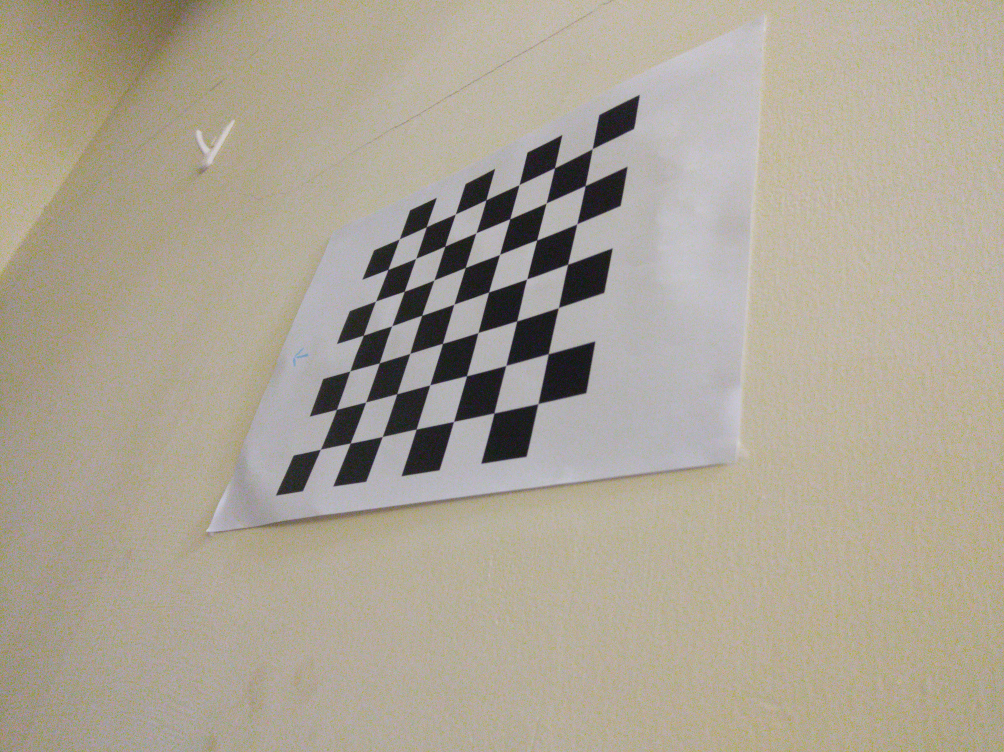
#> input picture test_data/IMAG2039.jpg, 4016 x 3008 px (shown at 1/4 size); its folder holds 4 pictures in this run
$ python camera_calibration.py
#> lines starting #> are read from the running program, lines starting #| are printed output that depends on the picture
#!/usr/bin/env python
# coding: utf-8

# In[82]:


import numpy as np
import cv2
import glob
import matplotlib.pyplot as plt
import camera_calibration_show_extrinsics as show
from PIL import Image


# In[83]:


# prepare object points, like (0,0,0), (1,0,0), (2,0,0) ....,(6,5,0)
# (8,6) is for the given testing images.
# If you use the another data (e.g. pictures you take by your smartphone),
# you need to set the corresponding numbers.
corner_x = 7
corner_y = 7
objp = np.zeros((corner_x*corner_y,3), np.float32)
objp[:,:2] = np.mgrid[0:corner_x, 0:corner_y].T.reshape(-1,2)

# Arrays to store object points and image points from all the images.
objpoints = [] # 3d points in real world space
imgpoints = [] # 2d points in image plane.

# Make a list of calibration images
images = glob.glob('test_data/*.jpg')


# In[84]:


# Step through the list and search for chessboard corners
print('Start finding chessboard corners...')
for idx, fname in enumerate(images):
    img = cv2.imread(fname)
#> img is the input picture: shape (3008, 4016, 3); mean B, G, R 149.4, 164.5, 172.1
    gray = cv2.cvtColor(img, cv2.COLOR_BGR2GRAY)
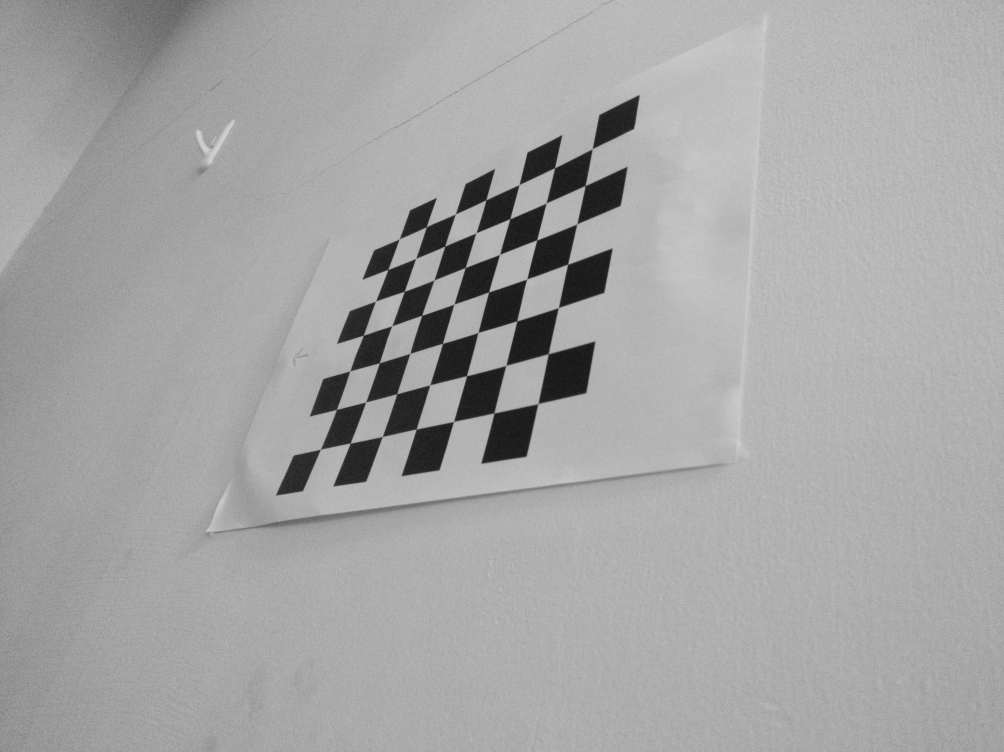
#> gray: shape (3008, 4016) (shown at 1/4 size); min 3, max 224, mean 165.1
    # plt.imshow(gray)

    #Find the chessboard corners
    print('find the chessboard corners of',fname)
    ret, corners = cv2.findChessboardCorners(gray, (corner_x, corner_y), None)
#> ret = True; corners = 49 rows, first 8: [2370.5, 597], [2343.3, 743.3], [2309.1, 895.4], [2271.6, 1059.9], [2233.2, 1233.3], [2194.5, 1416.5], [2153, 1616], [2219.6, 674]

    # If found, add object points, image points
    if ret == True:
        objpoints.append(objp)
        imgpoints.append(corners)

        # Draw and display the corners
        cv2.drawChessboardCorners(img, (corner_x,corner_y), corners, ret)
        plt.figure(figsize=(10, 10))
        plt.imshow(img)
        plt.show()
#> pass 2 of the loop `for idx, fname in enumerate(images):`:
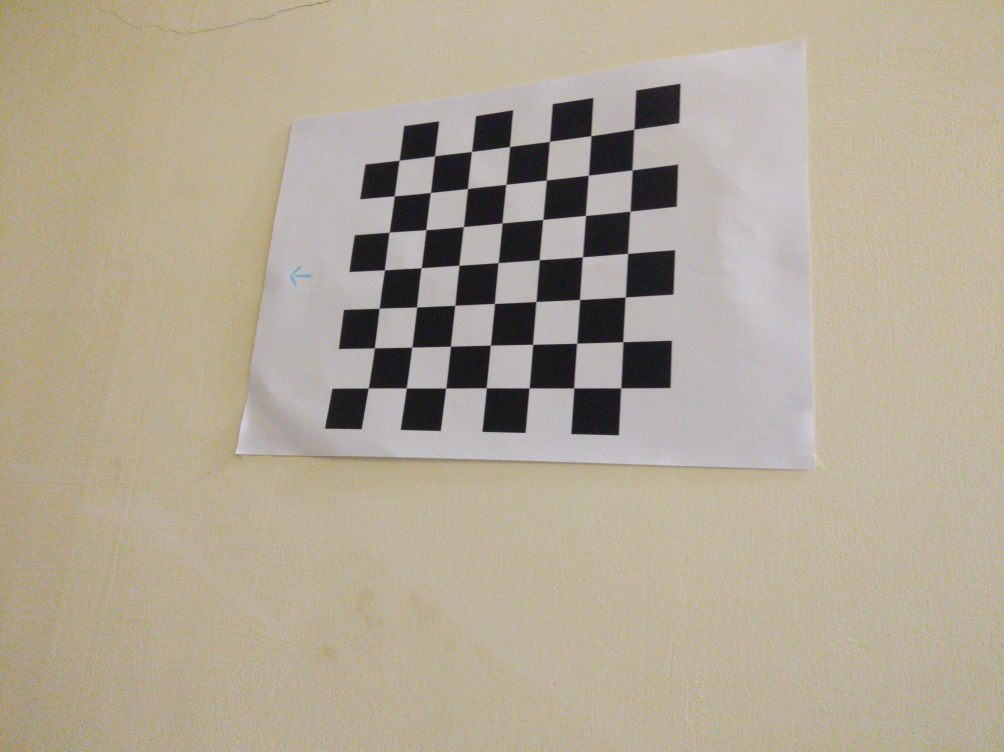
#> input picture test_data/IMAG2040.jpg, 4016 x 3008 px (shown at 1/4 size)
#> img is the input picture: shape (3008, 4016, 3); mean B, G, R 149, 167.2, 176.9
#> `gray = cv2.cvtColor(img, cv2.COLOR_BGR2GRAY)`:
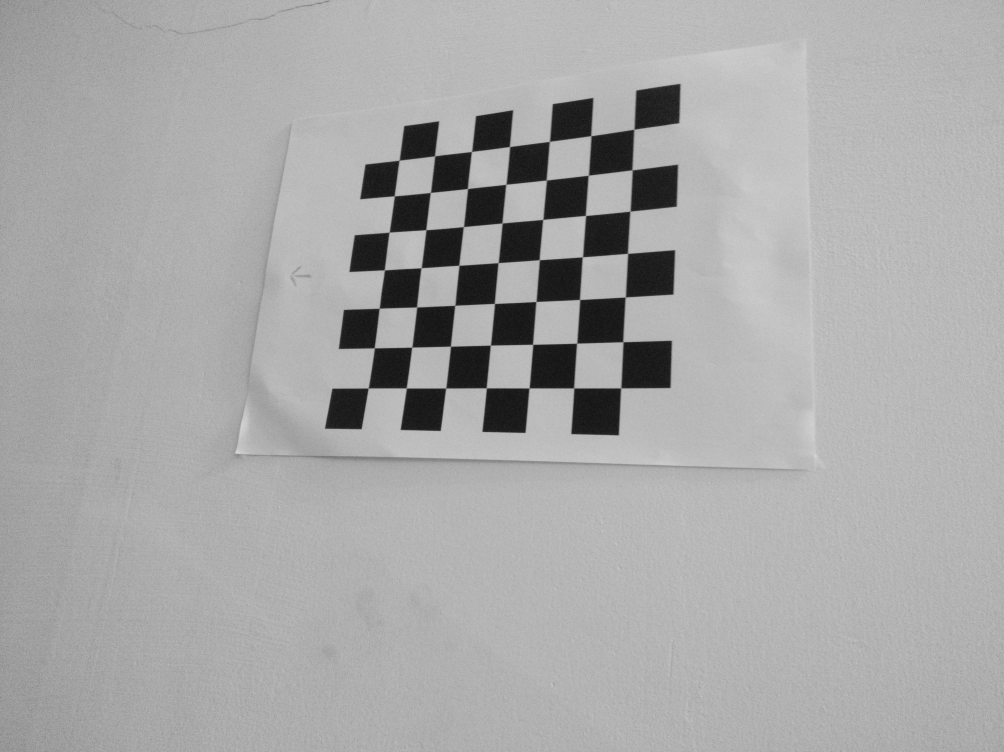
#> gray: shape (3008, 4016) (shown at 1/4 size); min 2, max 219, mean 168
#> corners = 49 rows, first 8: [2536.5, 518.5], [2529.5, 681.5], [2522.5, 847.5], [2511.5, 1015], [2502.5, 1189.5], [2493, 1368.5], [2484.5, 1553.5], [2364.8, 546]
#> pass 3 of the loop `for idx, fname in enumerate(images):`:
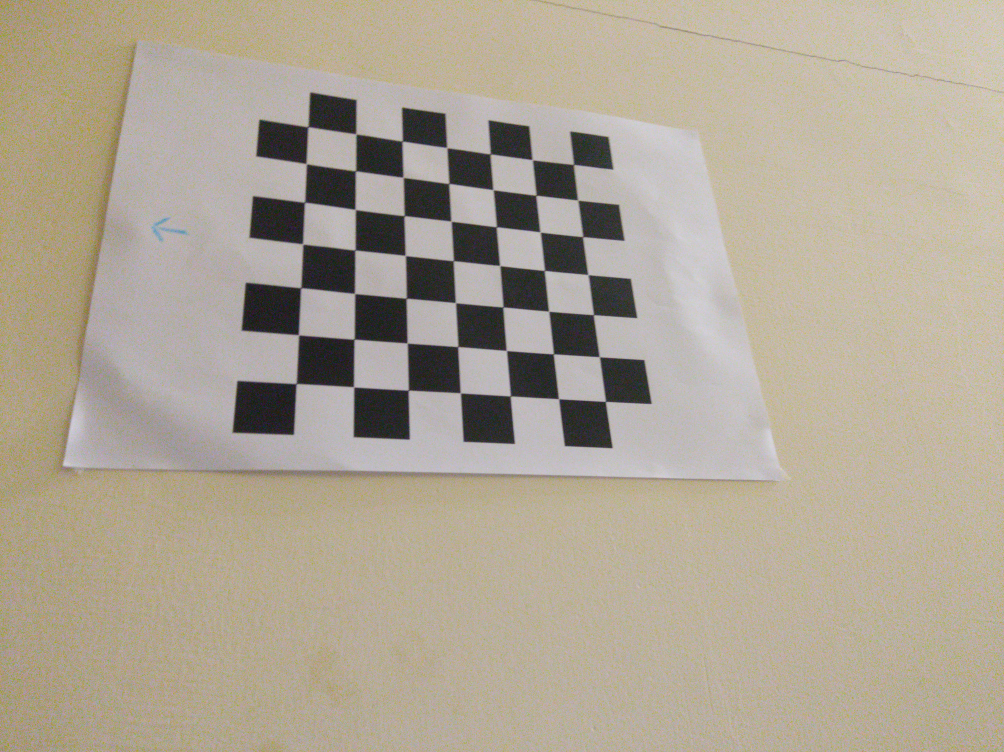
#> input picture test_data/IMAG2041.jpg, 4016 x 3008 px (shown at 1/4 size)
#> img is the input picture: shape (3008, 4016, 3); mean B, G, R 149.1, 165.3, 174.5
#> `gray = cv2.cvtColor(img, cv2.COLOR_BGR2GRAY)`:
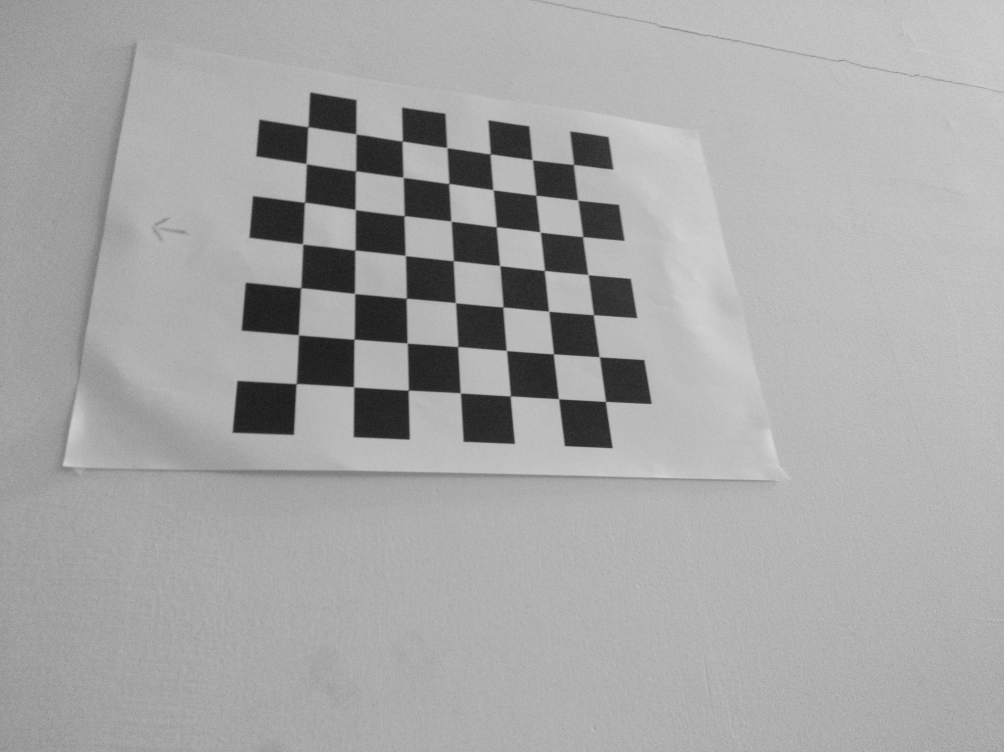
#> gray: shape (3008, 4016) (shown at 1/4 size); min 4, max 218, mean 166.2
#> corners = 49 rows, first 8: [1233, 508.5], [1425, 537], [1610, 566], [1788, 592.5], [1962.5, 616.5], [2130, 641], [2293.4, 658.4], [1227, 656]
#> the loop made 4 passes; the first 3 are shown


# In[85]:


origin_pos = ['rt', 'lt', 'rt', 'lt', 'rt', 'lt', 'lt', 'rt', 'rt', 'rt']
#> origin_pos = ['rt', 'lt', 'rt', 'lt', 'rt', 'lt', 'lt', 'rt', 'rt', 'rt']
for p in origin_pos:
    objp = np.zeros((corner_x*corner_y,3), np.float32)
    if p == 'rt':
        objp[:,:2] = np.mgrid[corner_x-1:-1:-1, corner_y-1:-1:-1].T.reshape(-1,2)
    elif p == 'lt':
        objp[:,:2] = np.mgrid[corner_x-1:-1:-1, corner_y-1:-1:-1][::-1].T.reshape(-1,2)
    objpoints.append(objp)
#> this loop made 10 passes


# In[86]:


# Calculate Homography matrix
H = np.empty((len(images), 3, 3), dtype=float)
for i, (imgpts, objpts) in enumerate(zip(imgpoints, objpoints)):
    M = np.empty((corner_x*corner_y*2, 9), dtype=float)
    for j, (imgp, objp) in enumerate(zip(imgpts, objpts)):
        x, y = imgp[0]
        X, Y, _ = objp
        M[j*2, :] = [-X, -Y, -1, 0, 0, 0, x*X, x*Y, x]
        M[j*2+1, :] = [0, 0, 0, -X, -Y, -1, y*X, y*Y, y]
    u, s, v = np.linalg.svd(M)
    H[i] = v[np.argmin(s)].reshape(3, 3)
    H[i] /= H[i, -1, -1]
#> this loop made 4 passes
#> pass 1, `u, s, v = np.linalg.svd(M)`:
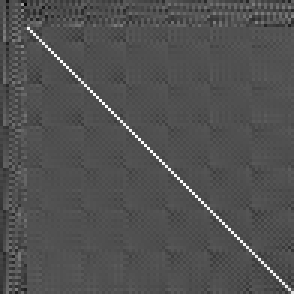
#> u: shape (98, 98) float64 (shown 3 times larger); min -0.455, max 0.972, mean -0.00118; drawn with min black and max white
#> pass 2, `u, s, v = np.linalg.svd(M)`:
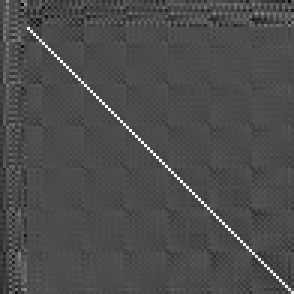
#> u: shape (98, 98) float64 (shown 3 times larger); min -0.416, max 0.973, mean -0.000427; drawn with min black and max white
#> pass 3, `u, s, v = np.linalg.svd(M)`:
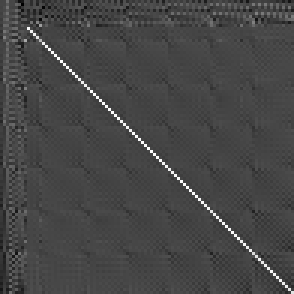
#> u: shape (98, 98) float64 (shown 3 times larger); min -0.37, max 0.97, mean 2.66e-05; drawn with min black and max white

# Calcualte B = K^(-T) * K^(-1)
V = np.empty((len(images)*2, 6), dtype=float)
for i, Hi in enumerate(H):
    V[i*2, :] = [
        Hi[0, 0]*Hi[0, 1],
        Hi[0, 0]*Hi[1, 1] + Hi[1, 0]*Hi[0, 1],
        Hi[0, 0]*Hi[2, 1] + Hi[2, 0]*Hi[0, 1],
        Hi[1, 0]*Hi[1, 1],
        Hi[1, 0]*Hi[2, 1] + Hi[2, 0]*Hi[1, 1],
        Hi[2, 0]*Hi[2, 1]
    ]
    V[i*2+1, :] = [
        Hi[0, 0]**2 - Hi[0, 1]**2,
        2*(Hi[0, 0]*Hi[1, 0] - Hi[0, 1]*Hi[1, 1]),
        2*(Hi[0, 0]*Hi[2, 0] - Hi[0, 1]*Hi[2, 1]),
        Hi[1, 0]**2 - Hi[1, 1]**2,
        2*(Hi[1, 0]*Hi[2, 0] - Hi[1, 1]*Hi[2, 1]),
        Hi[2, 0]**2 - Hi[2, 1]**2
    ]
u, s, v = np.linalg.svd(V)
b = v[np.argmin(s)]
B = np.array([
    [b[0], b[1], b[2]],
    [b[1], b[3], b[4]],
    [b[2], b[4], b[5]]
])

# Compute K using Cholesky decomposition
try:
    K = np.linalg.inv(np.linalg.cholesky(B).T)
    K /= K[-1, -1]

# Handle if B is not positive definite
except np.linalg.LinAlgError:
    v0 = (B[0, 1]*B[0, 2] - B[0, 0]*B[1, 2])/(B[0, 0]*B[1, 1] - B[0, 1]**2)
    l = B[2, 2] - (B[0, 2]**2 + v0*(B[0, 1]*B[0, 2] - B[0, 0]*B[1, 2]))/B[0, 0]
    alpha = (l/B[0 ,0])**0.5
    beta = ((l*B[0, 0])/(B[0, 0]*B[1, 1] - B[0, 1]**2))**0.5
    gamma = (-B[0, 1]*(alpha**2)*beta)/l
    u0 = (gamma*v0)/beta - (B[0, 2]*(alpha**2))/l

    K = np.zeros((3, 3))
    K[0, 0], K[0, 1], K[0, 2], K[1, 1], K[1, 2], K[2, 2]= alpha, gamma, u0, beta, v0, 1
K_inv = np.linalg.inv(K)

# Calculate extrinsics matrices
R = np.empty((len(images), 3, 3), dtype=float)
T = np.empty((len(images), 3, 1), dtype=float)
extrinsics = np.empty((len(images), 6), dtype=float)
for i, Hi in enumerate(H):
    l = 1/np.linalg.norm(np.dot(K_inv, Hi[:, 0]))
    R[i, :, 0] = l*np.dot(K_inv, Hi[:, 0])
    R[i, :, 1] = l*np.dot(K_inv, Hi[:, 1])
    R[i, :, 2] = np.cross(R[i, :, 0], R[i, :, 1])
    T[i, :] = l*np.dot(K_inv, Hi[:, 2].reshape(3, 1))
    rvec, _ = cv2.Rodrigues(R[i])
#> (the run stopped early here; a loop or call above may not have finished)
